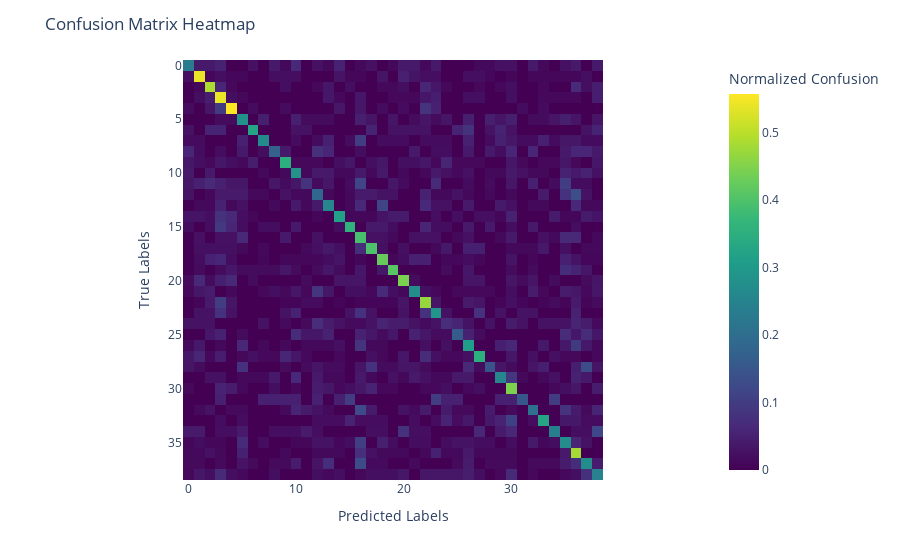

Notebook code for this chart:
### Code cell
normalized_confusion = confusion.astype('float') / confusion.sum(axis=1)[:, np.newaxis]

# Create a DataFrame for the heatmap
df = pd.DataFrame(normalized_confusion, index=list(range(39)), columns=list(range(39)))
df.to_csv('confusion_matrix_data.csv', index=False)

# Create the heatmap using Plotly Express
fig = px.imshow(df,
                x=list(range(39)),
                y=list(range(39)),
                color_continuous_scale='Viridis',  # Choose your desired color scale
                labels=dict(x='Predicted Labels', y='True Labels', color='Normalized Confusion')
                )

# Customize the layout
fig.update_layout(title='Confusion Matrix Heatmap')

# Show the plot
fig.show()

### Figure 1 — Plotly figure (JSON) as saved in the notebook; plotly's stock layout.template omitted (floating-point values rounded to 4 significant figures; data arrays with more than 128 entries replaced by an {"elided": "..."} marker saying what was removed)
{"data": [{"coloraxis": "coloraxis", "hovertemplate": "Predicted Labels: %{x}<br>True Labels: %{y}<br>Normalized Confusion: %{z}<extra></extra>", "name": "0", "type": "heatmap", "x": [0, 1, 2, 3, 4, 5, 6, 7, 8, 9, 10, 11, 12, 13, 14, 15, 16, 17, 18, 19, 20, 21, 22, 23, 24, 25, 26, 27, 28, 29, 30, 31, 32, 33, 34, 35, 36, 37, 38], "xaxis": "x", "y": [0, 1, 2, 3, 4, 5, 6, 7, 8, 9, 10, 11, 12, 13, 14, 15, 16, 17, 18, 19, 20, 21, 22, 23, 24, 25, 26, 27, 28, 29, 30, 31, 32, 33, 34, 35, 36, 37, 38], "yaxis": "y", "z": {"elided": "39x39 float values"}}], "layout": {"coloraxis": {"colorbar": {"title": {"text": "Normalized Confusion"}}, "colorscale": [[0, "#440154"], [0.1111, "#482878"], [0.2222, "#3e4989"], [0.3333, "#31688e"], [0.4444, "#26828e"], [0.5556, "#1f9e89"], [0.6667, "#35b779"], [0.7778, "#6ece58"], [0.8889, "#b5de2b"], [1, "#fde725"]]}, "margin": {"t": 60}, "title": {"text": "Confusion Matrix Heatmap"}, "xaxis": {"anchor": "y", "constrain": "domain", "domain": [0, 1], "scaleanchor": "y", "title": {"text": "Predicted Labels"}}, "yaxis": {"anchor": "x", "autorange": "reversed", "constrain": "domain", "domain": [0, 1], "title": {"text": "True Labels"}}}}
